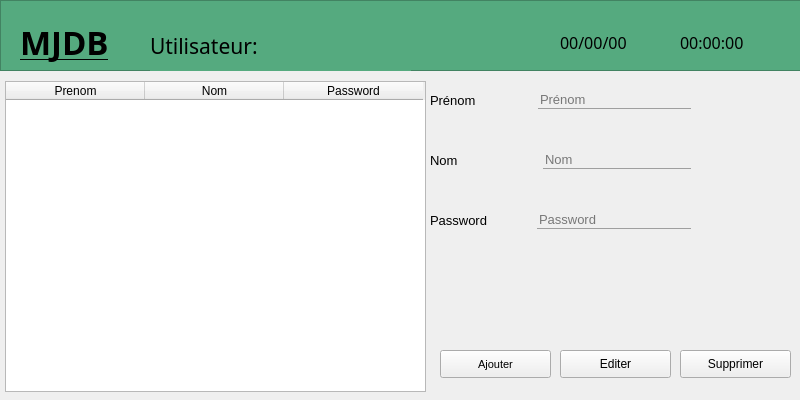
<?xml version="1.0" encoding="UTF-8"?>
<ui version="4.0">
 <class>AddColab_</class>
 <widget class="QWidget" name="AddColab_">
  <property name="geometry">
   <rect>
    <x>0</x>
    <y>0</y>
    <width>800</width>
    <height>400</height>
   </rect>
  </property>
  <property name="minimumSize">
   <size>
    <width>800</width>
    <height>400</height>
   </size>
  </property>
  <property name="maximumSize">
   <size>
    <width>800</width>
    <height>400</height>
   </size>
  </property>
  <property name="windowTitle">
   <string>AddColab_</string>
  </property>
  <property name="styleSheet">
   <string notr="true"/>
  </property>
  <widget class="QFrame" name="frame">
   <property name="geometry">
    <rect>
     <x>0</x>
     <y>0</y>
     <width>801</width>
     <height>71</height>
    </rect>
   </property>
   <property name="styleSheet">
    <string notr="true">background-color: rgb(85, 170, 127);</string>
   </property>
   <property name="frameShape">
    <enum>QFrame::StyledPanel</enum>
   </property>
   <property name="frameShadow">
    <enum>QFrame::Raised</enum>
   </property>
   <widget class="QLabel" name="labelffff">
    <property name="geometry">
     <rect>
      <x>20</x>
      <y>20</y>
      <width>115</width>
      <height>44</height>
     </rect>
    </property>
    <property name="font">
     <font>
      <family>Mongolian Baiti</family>
      <pointsize>25</pointsize>
      <weight>75</weight>
      <bold>true</bold>
      <underline>true</underline>
     </font>
    </property>
    <property name="text">
     <string>MJDB</string>
    </property>
   </widget>
   <widget class="QLabel" name="l_date">
    <property name="geometry">
     <rect>
      <x>560</x>
      <y>20</y>
      <width>121</width>
      <height>44</height>
     </rect>
    </property>
    <property name="font">
     <font>
      <family>Mongolian Baiti</family>
      <pointsize>12</pointsize>
     </font>
    </property>
    <property name="text">
     <string>00/00/00</string>
    </property>
   </widget>
   <widget class="QLabel" name="l_time">
    <property name="geometry">
     <rect>
      <x>680</x>
      <y>20</y>
      <width>121</width>
      <height>44</height>
     </rect>
    </property>
    <property name="font">
     <font>
      <family>Mongolian Baiti</family>
      <pointsize>12</pointsize>
     </font>
    </property>
    <property name="text">
     <string>00:00:00</string>
    </property>
   </widget>
   <widget class="QLabel" name="label_5">
    <property name="geometry">
     <rect>
      <x>150</x>
      <y>20</y>
      <width>131</width>
      <height>51</height>
     </rect>
    </property>
    <property name="font">
     <font>
      <family>Mongolian Baiti</family>
      <pointsize>16</pointsize>
     </font>
    </property>
    <property name="text">
     <string>Utilisateur:</string>
    </property>
   </widget>
   <widget class="QLabel" name="user">
    <property name="geometry">
     <rect>
      <x>280</x>
      <y>20</y>
      <width>131</width>
      <height>51</height>
     </rect>
    </property>
    <property name="font">
     <font>
      <family>Mongolian Baiti</family>
      <pointsize>16</pointsize>
     </font>
    </property>
    <property name="text">
     <string/>
    </property>
   </widget>
  </widget>
  <widget class="QWidget" name="layoutWidget">
   <property name="geometry">
    <rect>
     <x>430</x>
     <y>80</y>
     <width>261</width>
     <height>41</height>
    </rect>
   </property>
   <layout class="QHBoxLayout" name="horizontalLayout_3">
    <property name="spacing">
     <number>62</number>
    </property>
    <item>
     <widget class="QLabel" name="label_2">
      <property name="font">
       <font>
        <pointsize>10</pointsize>
       </font>
      </property>
      <property name="text">
       <string>Prénom</string>
      </property>
     </widget>
    </item>
    <item>
     <widget class="QLineEdit" name="first_name">
      <property name="font">
       <font>
        <pointsize>10</pointsize>
       </font>
      </property>
      <property name="styleSheet">
       <string notr="true">background:transparent;
border:none;
border-bottom:1px solid #9f9f9f;
</string>
      </property>
      <property name="placeholderText">
       <string>Prénom</string>
      </property>
     </widget>
    </item>
   </layout>
  </widget>
  <widget class="QWidget" name="layoutWidget">
   <property name="geometry">
    <rect>
     <x>430</x>
     <y>140</y>
     <width>261</width>
     <height>41</height>
    </rect>
   </property>
   <layout class="QHBoxLayout" name="horizontalLayout_4">
    <property name="spacing">
     <number>85</number>
    </property>
    <item>
     <widget class="QLabel" name="label_3">
      <property name="font">
       <font>
        <pointsize>10</pointsize>
       </font>
      </property>
      <property name="text">
       <string>Nom</string>
      </property>
     </widget>
    </item>
    <item>
     <widget class="QLineEdit" name="last_name">
      <property name="font">
       <font>
        <pointsize>10</pointsize>
       </font>
      </property>
      <property name="styleSheet">
       <string notr="true">background:transparent;
border:none;
border-bottom:1px solid #9f9f9f;
</string>
      </property>
      <property name="placeholderText">
       <string>Nom</string>
      </property>
     </widget>
    </item>
   </layout>
  </widget>
  <widget class="QWidget" name="layoutWidget">
   <property name="geometry">
    <rect>
     <x>430</x>
     <y>200</y>
     <width>261</width>
     <height>41</height>
    </rect>
   </property>
   <layout class="QHBoxLayout" name="horizontalLayout_5">
    <property name="spacing">
     <number>49</number>
    </property>
    <item>
     <widget class="QLabel" name="label_4">
      <property name="font">
       <font>
        <pointsize>10</pointsize>
       </font>
      </property>
      <property name="text">
       <string>Password</string>
      </property>
     </widget>
    </item>
    <item>
     <widget class="QLineEdit" name="pass_">
      <property name="font">
       <font>
        <pointsize>10</pointsize>
       </font>
      </property>
      <property name="styleSheet">
       <string notr="true">background:transparent;
border:none;
border-bottom:1px solid #9f9f9f;
</string>
      </property>
      <property name="text">
       <string/>
      </property>
      <property name="echoMode">
       <enum>QLineEdit::Password</enum>
      </property>
      <property name="placeholderText">
       <string>Password</string>
      </property>
     </widget>
    </item>
   </layout>
  </widget>
  <widget class="QTableWidget" name="tableWidget">
   <property name="geometry">
    <rect>
     <x>5</x>
     <y>81</y>
     <width>421</width>
     <height>311</height>
    </rect>
   </property>
   <property name="styleSheet">
    <string notr="true"/>
   </property>
   <property name="editTriggers">
    <set>QAbstractItemView::NoEditTriggers</set>
   </property>
   <property name="dragDropMode">
    <enum>QAbstractItemView::NoDragDrop</enum>
   </property>
   <property name="alternatingRowColors">
    <bool>true</bool>
   </property>
   <property name="selectionBehavior">
    <enum>QAbstractItemView::SelectRows</enum>
   </property>
   <property name="showGrid">
    <bool>true</bool>
   </property>
   <property name="rowCount">
    <number>0</number>
   </property>
   <attribute name="horizontalHeaderDefaultSectionSize">
    <number>139</number>
   </attribute>
   <attribute name="verticalHeaderVisible">
    <bool>false</bool>
   </attribute>
   <column>
    <property name="text">
     <string>Prenom</string>
    </property>
   </column>
   <column>
    <property name="text">
     <string>Nom</string>
    </property>
   </column>
   <column>
    <property name="text">
     <string>Password</string>
    </property>
   </column>
  </widget>
  <widget class="QLabel" name="wrong1">
   <property name="geometry">
    <rect>
     <x>440</x>
     <y>250</y>
     <width>311</width>
     <height>41</height>
    </rect>
   </property>
   <property name="font">
    <font>
     <pointsize>9</pointsize>
    </font>
   </property>
   <property name="styleSheet">
    <string notr="true">color: rgb(255, 0, 0);</string>
   </property>
   <property name="text">
    <string/>
   </property>
  </widget>
  <widget class="QPushButton" name="btn_remove">
   <property name="geometry">
    <rect>
     <x>680</x>
     <y>350</y>
     <width>111</width>
     <height>28</height>
    </rect>
   </property>
   <property name="styleSheet">
    <string notr="true"/>
   </property>
   <property name="text">
    <string>Supprimer</string>
   </property>
  </widget>
  <widget class="QPushButton" name="btn_add">
   <property name="geometry">
    <rect>
     <x>440</x>
     <y>350</y>
     <width>111</width>
     <height>28</height>
    </rect>
   </property>
   <property name="font">
    <font>
     <pointsize>8</pointsize>
    </font>
   </property>
   <property name="styleSheet">
    <string notr="true"/>
   </property>
   <property name="text">
    <string>Ajouter</string>
   </property>
  </widget>
  <widget class="QPushButton" name="btn_edit">
   <property name="geometry">
    <rect>
     <x>560</x>
     <y>350</y>
     <width>111</width>
     <height>28</height>
    </rect>
   </property>
   <property name="styleSheet">
    <string notr="true"/>
   </property>
   <property name="text">
    <string>Editer</string>
   </property>
  </widget>
 </widget>
 <resources/>
 <connections/>
</ui>
